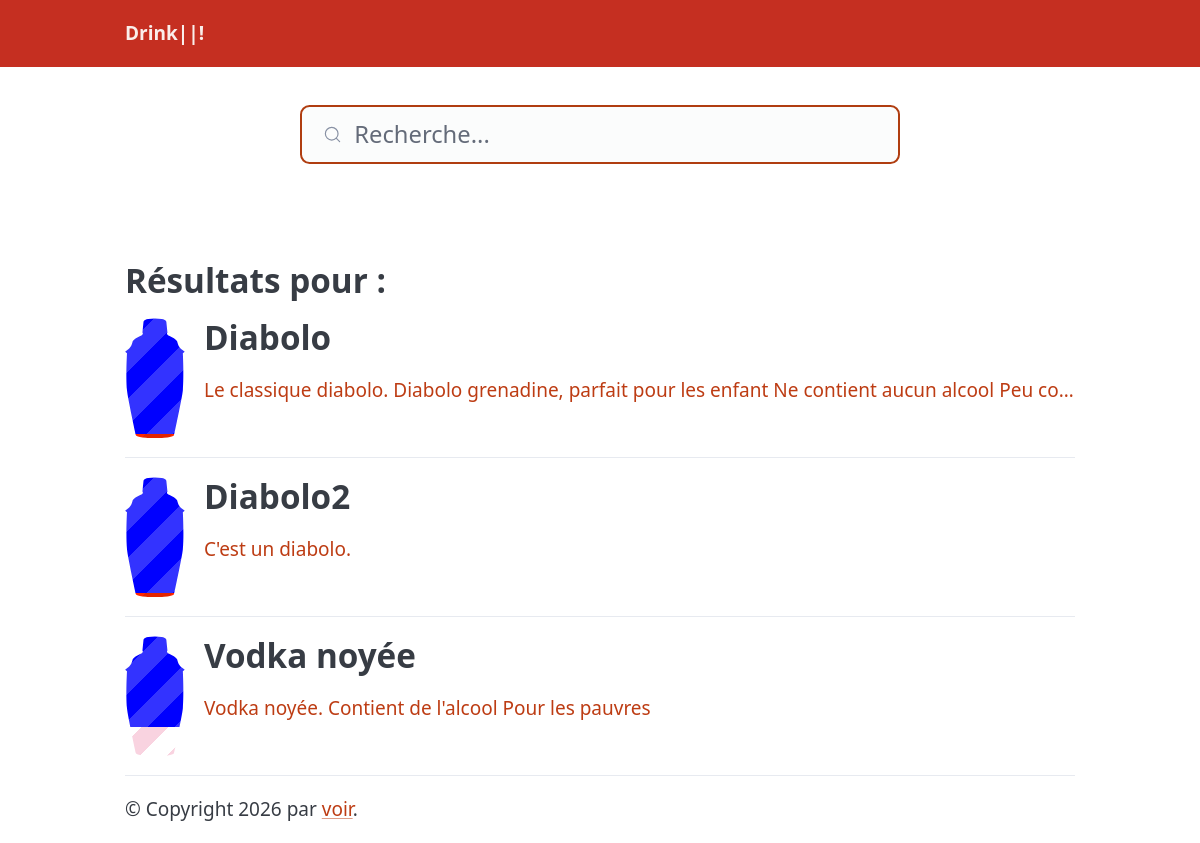
The page /recherche on the database its author committed.
### tables this page shows
CREATE TABLE recettes_ingredient (
            recette_id INTEGER NOT NULL,
            ingredient_id INTEGER NOT NULL,
            dosage INTEGER NOT NULL,
            PRIMARY KEY (recette_id, ingredient_id),
            FOREIGN KEY (recette_id) REFERENCES recettes(id),
            FOREIGN KEY (ingredient_id) REFERENCES ingredient(id)
        );

CREATE TABLE ingredients (
            id INTEGER PRIMARY KEY AUTOINCREMENT,
            nom TEXT NOT NULL,
            couleur1 TEXT NOT NULL,
            couleur2 TEXT NOT NULL,
            ALCOOL REAL NOT NULL
        );

CREATE TABLE recettes (
            id INTEGER PRIMARY KEY AUTOINCREMENT,
            nom TEXT NOT NULL,
            description TEXT
        );

### main.py (the view)
@app.route("/recherche", methods=["GET"])
def recherche():
    query = request.args.get('q', '')
    recettes = rechercher_recettes(query)
    print(recettes)
    return render_template("recherche.html", recettes=recettes, query=query)

### src/bdd.py (called while the page is built)
def db_connection():
    connect=sqlite3.connect("recette.db")
    connect.row_factory=sqlite3.Row #pour fonctionnement comme dictionnaire
    return connect

def recuperer_ingredients_recettes(recette_id: int):
    connect=db_connection()
    cursor=connect.cursor()
    ingredients = cursor.execute(
        "SELECT nom, dosage, couleur1, couleur2, ALCOOL FROM recettes_ingredient JOIN ingredients ON ingredients.id == ingredient_id WHERE recette_id = ?", (recette_id,)
    )
    ingredients = ingredients.fetchall()
    connect.close()
    return [dict(i) for i in ingredients]

def rechercher_recettes(recherche: str):
    connect=db_connection()
    cursor=connect.cursor()
    recettes_id = cursor.execute(
        "SELECT id, nom, description FROM recettes WHERE nom LIKE ? LIMIT 20", (f"{recherche}%",)
    )
    recettes = recettes_id.fetchall()
    connect.close()
    recettes = [dict(r) for r in recettes]
    for recette in recettes:
        recette["ingredients"] = recuperer_ingredients_recettes(recette["id"])
    return recettes

### templates/recherche.html (shortened to what this page needs)
{% extends 'base.html' %}
{% block content %}
<div class="container">
    {% include 'searchbar.html' %}
    <h2>Résultats pour : {{query}}</h2>
    {% for recette in recettes %}
    <a href="/recette/{{ recette['id'] }}" style="text-decoration : none;">
    <div class="recette-container">
            <div class="recette-preview">
                <div class="shaker">
                    {% for ingredient in recette["ingredients"] %}
                    <div class="ingredient" style="--amount: {{ ingredient["dosage"] }};
                    --color1: {{ ingredient["couleur1"] }};
                    --color2: {{ ingredient["couleur2"] }};">
                    </div>
                    {% endfor %}
                </div>
            </div>
            <div style="min-width: 0;">
                <h2><strong>{{ recette["nom"] }}</strong></h2>
                <p class="one_line">{{ recette["description"] }}</p>
            </div>
    </div>
        </a>
    <hr>
    {% endfor %}
</div>
{% endblock %}

### templates/base.html (shortened to what this page needs)
<!DOCTYPE html>
<html lang="fr">
<head>
  {% block head %}
  <link rel="stylesheet" href="/static/css/pico.orange.min.css" />
  <link rel="stylesheet" href="/static/css/pico.colors.min.css" />
  {% endblock %}
</head>
<body>
{% include 'topbar.html' %}
<main class="container">
<div id="content">{% block content %}{% endblock %}</div>
<div id="footer">
  {% block footer %}
  &copy; Copyright 2026 par <a href="https://youtu.be/dQw4w9WgXcQ">voir</a>.
  {% endblock %}
</div>
</main>
</body>
</html>

### templates/topbar.html (shortened to what this page needs)
<div class="pico-background-red-550">
<nav class="container">
  <ul>
    <li title="Drink Or Not" class="pico-color-red-50"><a href="/" class="pico-color-red-50"><strong>Drink||!</strong></a></li>
  </ul>
</nav>
</div>

### templates/searchbar.html (shortened to what this page needs)
<form method="get" action="/recherche" class="search-container">
    <input
            name="q"
            type="search"
            aria-label="Rechercher…"
            class="search-input"
            placeholder="Recherche..."
    >
</form>

### templates/recherche.html (style rules this page uses)
.recette-container { display: grid; grid-template-columns: auto 1fr; gap: 2%; }
.recette-preview { height: 120px; flex-shrink: 0; aspect-ratio: 1/2; clip-path: url(#shaker); }
.shaker { display: flex; flex-direction: column; height: 100%; width: 100%; }
.ingredient { flex: var(--amount); bottom: 0; left: 0; right: 0; transition: height .6s cubic-bezier(.4,0,.2,1); background-size: 200% 200%; animation: barberpole 20s linear infinite; background-image: repeating-linear-gradient( -45deg, var(--color1), var(--color1) 1rem, var(--color2) 1rem, var(--color2) 2rem ); }
.one_line { white-space: nowrap; overflow: hidden; display: block; text-overflow: ellipsis; }

### templates/searchbar.html (style rules this page uses)
.search-container { display: flex; justify-content: center; padding: 1rem 1rem 1.5rem; }
input[aria-label="Rechercher…"], input[type="search"], .search-input { width: 100%; max-width: 600px; padding: 0.75rem 1rem; font-size: 1.25rem; border: 2px solid #b03d10; border-radius: 0.5rem; outline: none; transition: border-color 180ms ease, box-shadow 180ms ease; }

### rows shown on the page
recettes: nom "Diabolo", description "Le classique diabolo. Diabolo grenadine, parfait pour les enfant Ne contient aucun alcool Peu co…"
recettes_ingredient: dosage 240 (drawn)
recettes_ingredient: dosage 10 (drawn)
recettes: nom "Diabolo2", description "C'est un diabolo."
recettes_ingredient: dosage 240 (drawn)
recettes_ingredient: dosage 10 (drawn)
recettes: nom "Vodka noyée", description "Vodka noyée. Contient de l'alcool Pour les pauvres"
recettes_ingredient: dosage 140 (drawn)
recettes_ingredient: dosage 45 (drawn)
